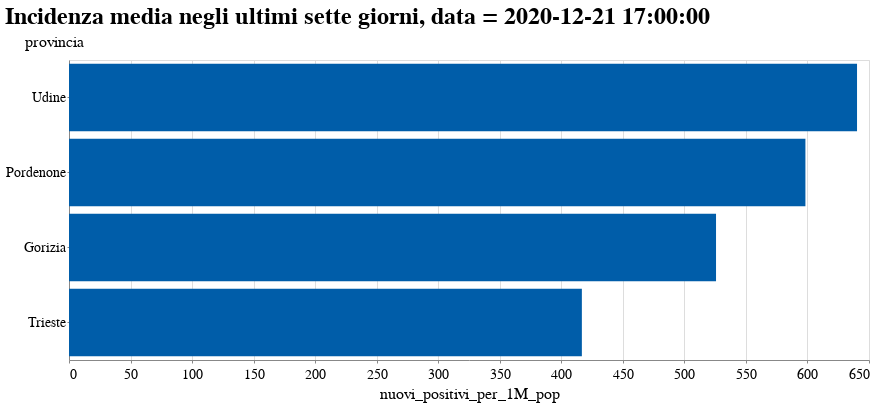

Notebook source saved alongside this figure:
### Code cell
alt.Chart(incidence_last).mark_bar().encode(
    x='nuovi_positivi_per_1M_pop:Q',
    y=alt.Y('provincia:N', sort='-x'),
).properties(
    height=300,
    width=800,
    title=f'Incidenza media negli ultimi sette giorni, data = {latest.iloc[0, 1]}'
).interactive()

### Figure 1 — Vega-Lite specification as saved in the notebook (floating-point values rounded to 4 significant figures)
{"config": {"view": {"width": 600, "height": 400}, "background": "#ffffff", "title": {"anchor": "start", "font": "Source Sans Pro, Arial, sans", "fontColor": "#000000", "fontSize": 24, "fontWeight": "bold"}, "arc": {"fill": "#005DA9"}, "area": {"fill": "#005DA9"}, "line": {"stroke": "#005DA9", "strokeWidth": 4}, "path": {"stroke": "#005DA9"}, "rect": {"fill": "#005DA9"}, "shape": {"stroke": "#005DA9"}, "bar": {"fill": "#005DA9"}, "point": {"stroke": "#005DA9"}, "symbol": {"fill": "#005DA9", "size": 60}, "axis": {"titleFont": "Source Sans Pro, sans", "titleFontSize": 16, "titleFontWeight": "normal", "labelFont": "Source Sans Pro, sans", "labelFontSize": 14, "labelFontWeight": "normal"}, "axisX": {"labelAngle": 0, "labelPadding": 4, "tickSize": 3}, "axisY": {"labelBaseline": "middle", "maxExtent": 45, "minExtent": 45, "tickSize": 2, "titleAlign": "left", "titleAngle": 0, "titleX": -45, "titleY": -11}, "headerFacet": {"titleFontSize": 16, "labelFontSize": 14}, "headerRow": {"titleFontSize": 16, "labelFontSize": 14}, "headerColumn": {"titleFontSize": 16, "labelFontSize": 14}, "legend": {"titleFont": "Source Sans Pro, sans", "titleFontSize": 16, "titleFontWeight": "normal", "symbolType": "circle", "labelFont": "Source Sans Pro, sans", "labelFontSize": 15}, "range": {"category": ["#AB377A", "#AEC067", "#9BC3B7", "#928285", "#F07F3C", "#FFE054", "#E30034", "#005DA9", "#644F54", "#5EA290", "#769F3B", "#812161", "#E36319", "#F5C631"]}}, "data": {"name": "data-30b196e67d4f63a621297d0b72894985"}, "mark": "bar", "encoding": {"x": {"type": "quantitative", "field": "nuovi_positivi_per_1M_pop"}, "y": {"type": "nominal", "field": "provincia", "sort": "-x"}}, "height": 300, "selection": {"selector004": {"type": "interval", "bind": "scales", "encodings": ["x", "y"]}}, "title": "Incidenza media negli ultimi sette giorni, data = 2020-12-21 17:00:00", "width": 800, "$schema": "https://vega.github.io/schema/vega-lite/v4.8.1.json", "datasets": {"data-30b196e67d4f63a621297d0b72894985": [{"provincia": "Gorizia", "level_1": 8153, "nuovi_positivi_per_1M_pop": 525.7}, {"provincia": "Pordenone", "level_1": 8757, "nuovi_positivi_per_1M_pop": 598.3}, {"provincia": "Trieste", "level_1": 8455, "nuovi_positivi_per_1M_pop": 416.7}, {"provincia": "Udine", "level_1": 7851, "nuovi_positivi_per_1M_pop": 640.3}]}}
